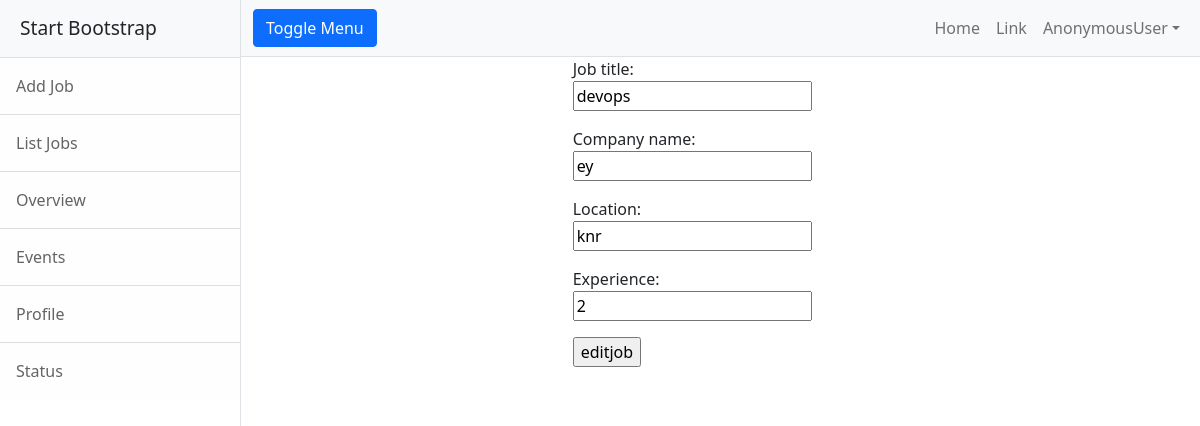
Page /employer/jobs/change/6 on the committed database.
### employer/models.py (models this page shows, shortened)
class Jobs(models.Model):
    job_title=models.CharField(max_length=150)
    company_name = models.CharField(max_length=150)
    location = models.CharField(null=True,max_length=150)
    experience=models.PositiveIntegerField(default=0)

### employer/views.py (the view)
# urls.py: path('jobs/change/<int:id>',views.JobEditView.as_view(),name="job-edit"),
class JobEditView(UpdateView):
    model=Jobs
    form_class = JobForm
    template_name = "emp-jobedit.html"
    success_url = reverse_lazy("emp-listjob")
    pk_url_kwarg = "id"

### employer/forms.py
class JobForm(forms.ModelForm):
    class Meta:
        model=Jobs
        fields="__all__"

### employer/templates/emp-jobedit.html (shortened to what this page needs)
{%extends 'base.html'%}
{%block body_block%}
<div class="row">
    <div class="col-4"></div>
    <div class="col-4">
        <form action="" method="post">
            {{form.as_p}}
            <input type="submit" value="editjob">
        </form>
    </div>
    <div class="col-4"></div>
</div>
{%endblock%}

### rows in the picture
Jobs: job_title "devops", company_name "ey", location "knr", experience "2"

### other values in the picture
{{ request.user }} "AnonymousUser"
